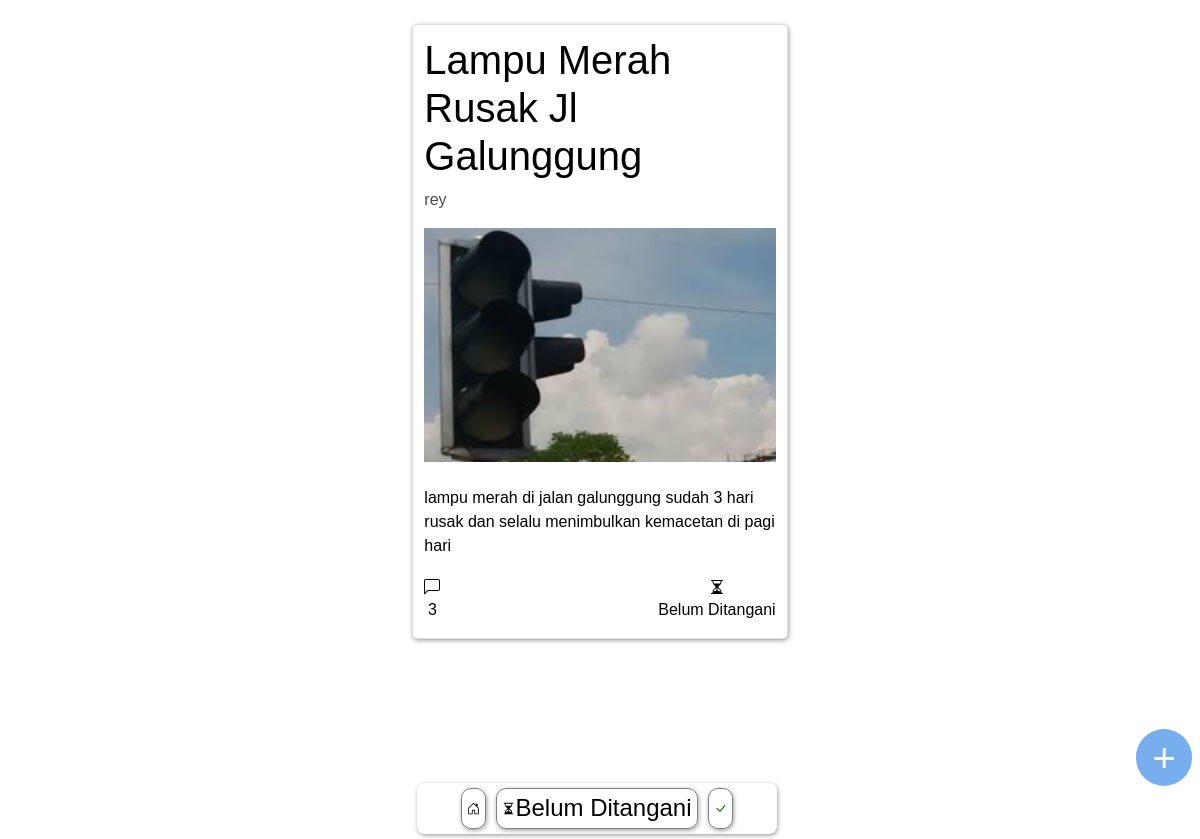
The app's page /BelumDitangani with its own data.
### tables this page shows
CREATE TABLE `post` (
  `id_post` int(11) NOT NULL,
  `title` varchar(255) NOT NULL,
  `nama_pengirim` varchar(255) NOT NULL,
  `img` varchar(1000) NOT NULL,
  `section` blob NOT NULL,
  `status` int(2) NOT NULL
);

### component/component.php (the view, shortened to what this page needs)
<?php
function card($title,$name,$img,$jumlah_comment,$status,$id_post,$section)
{
  if($status == false){
    echo '<a href="Post/'.$id_post.'" class="card">
            <h1>'.$title.'</h1>
            <p style="color:rgba(0, 0, 0, 0.7)">'.$name.'</p>
            <img style="width: 100%; height:auto" src="'.$img.'" alt=""><br>
            <p>'.$section.'</p>
            <center style="display: flex;justify-content:space-between">
              <div class="comment">
                <svg xmlns="http://www.w3.org/2000/svg" width="16" height="16" fill="currentColor" class="bi bi-chat-left" viewBox="0 0 16 16">
                  <path d="M14 1a1 1 0 0 1 1 1v8a1 1 0 0 1-1 1H4.414A2 2 0 0 0 3 11.586l-2 2V2a1 1 0 0 1 1-1h12zM2 0a2 2 0 0 0-2 2v12.793a.5.5 0 0 0 .854.353l2.853-2.853A1 1 0 0 1 4.414 12H14a2 2 0 0 0 2-2V2a2 2 0 0 0-2-2H2z"/>
                  <p>'.$jumlah_comment.'</p>
                </svg>
              </div>
              <div>
                <svg xmlns="http://www.w3.org/2000/svg" width="16" height="16" fill="currentColor" class="bi bi-hourglass-split" viewBox="0 0 16 16">
                  <path d="M2.5 15a.5.5 0 1 1 0-1h1v-1a4.5 4.5 0 0 1 2.557-4.06c.29-.139.443-.377.443-.59v-.7c0-.213-.154-.451-.443-.59A4.5 4.5 0 0 1 3.5 3V2h-1a.5.5 0 0 1 0-1h11a.5.5 0 0 1 0 1h-1v1a4.5 4.5 0 0 1-2.557 4.06c-.29.139-.443.377-.443.59v.7c0 .213.154.451.443.59A4.5 4.5 0 0 1 12.5 13v1h1a.5.5 0 0 1 0 1h-11zm2-13v1c0 .537.12 1.045.337 1.5h6.326c.216-.455.337-.963.337-1.5V2h-7zm3 6.35c0 .701-.478 1.236-1.011 1.492A3.5 3.5 0 0 0 4.5 13s.866-1.299 3-1.48V8.35zm1 0v3.17c2.134.181 3 1.48 3 1.48a3.5 3.5 0 0 0-1.989-3.158C8.978 9.586 8.5 9.052 8.5 8.351z"/>
                </svg>
                <p>Belum Ditangani</p>
              </div>
            </center>
          </a>';
  }
}
?>

### index.php (shortened to what this page needs)
<?php
require 'config.php';
require 'component/component.php';
$link_addres = (isset($_SERVER['HTTPS']) && $_SERVER['HTTPS'] === 'on' ? "https" : "http") . "://$_SERVER[HTTP_HOST]$_SERVER[REQUEST_URI]";
if(isset($link_addres)){
  $url = rtrim($link_addres,"/");
  $url = filter_var($url,FILTER_SANITIZE_URL);
  $url = explode("/",$url);
if(isset($url[4])){
  $id=$url[4];
  if($id == "BelumDitangani"){
    $query = mysqli_query($conn,"SELECT * FROM post WHERE status = 0 order by id_post desc");
  }
}
else{
  $query = mysqli_query($conn,"SELECT * FROM post order by id_post desc");
}
}
?>
<!DOCTYPE html>
<html lang="en">
<head>
  <link rel="stylesheet" href="style/bootstrap5/css/bootstrap.min.css">
  <link rel="stylesheet" href="style/style.css">
</head>
<body>
  <div id="root">
    <br>
    <div class="float-button" onclick="showFormComment()">
      <h1>+</h1>
    </div>
    </div>
    <div class="container">
      <center>
      <div class="nav-bottom-bar">
        <a href="http://localhost/Wadulin.kuy" class="route" style="display: flex;">
        </a>
        <a href="http://localhost/Wadulin.kuy/BelumDitangani" class="route">
            <?php
            if(isset($url[4])){
              if($url[4] == "BelumDitangani"){
                echo "<h4>Belum Ditangani</h4>";
              }
            }
            ?>
        </a>
        <a href="http://localhost/Wadulin.kuy/SudahDitangani" class="route">
        </a>
      </div>
      </center>
      <?php
      while($data = mysqli_fetch_assoc($query)){
        $query_count = mysqli_query($conn,"SELECT COUNT(*) FROM comment where id_post = $data[id_post]");
        $jumlah_comment = mysqli_fetch_array($query_count);
        card($data['title'],$data['nama_pengirim'],'img/'.$data['img'],$jumlah_comment[0],$data['status'],$data['id_post'],$data['section']);
      }
      ?>
      <br><br><br><br><br><br><br><br>
    </div>
</body>
</html>

### style/style.css (style rules this page uses)
* { margin: 0; padding: 0; }
body { font-family: sans-serif; overflow-x: hidden; }
.nav-bottom-bar { display: flex; justify-content: center; width: 360px; padding: 5px; background-color: white; bottom: 0; position: fixed; z-index: 100; margin: 5px; box-shadow: 0.05rem 0.1rem 0.3rem -0.03rem rgba(0, 0, 0, 0.45); border-radius: 8px; }
.route { text-decoration: none; margin-left: 5px; color: black; margin-right: 5px; padding:5px; border-radius: 10px; border: 1px solid grey; display: flex; cursor: pointer; box-shadow: 0.05rem 0.1rem 0.3rem -0.03rem rgba(0, 0, 0, 0.45); }
.route svg, .route h4 { margin: auto; }
.float-button { bottom: 1.2cm; right: 0; margin: 0.2cm; cursor: pointer; position: fixed; z-index: 100; width: 1.5cm; background-color: rgb(119, 174, 238); height: 1.5cm; display: flex; justify-content: center; border-radius: 1.5cm; }
.float-button h1 { margin: auto; color: white; }
.container .card { text-decoration: none; color: black; padding-left: 0.3cm; padding-right: 0.3cm; padding-top: 0.3cm; padding-bottom: 0cm; border-radius: 5px; margin-bottom: 0.2cm; box-shadow: 0.05rem 0.1rem 0.3rem -0.03rem rgba(0, 0, 0, 0.45); cursor: pointer; }
@media screen and (min-width:400px) { .container { width: 400px } }

### records on screen
post: title "Lampu Merah Rusak Jl Galunggung", nama_pengirim "rey", status 0 (drawn), section "lampu merah di jalan galunggung sudah 3 hari rusak dan selalu menimbulkan kemacetan di pagi hari", jumlah_comment "3"
